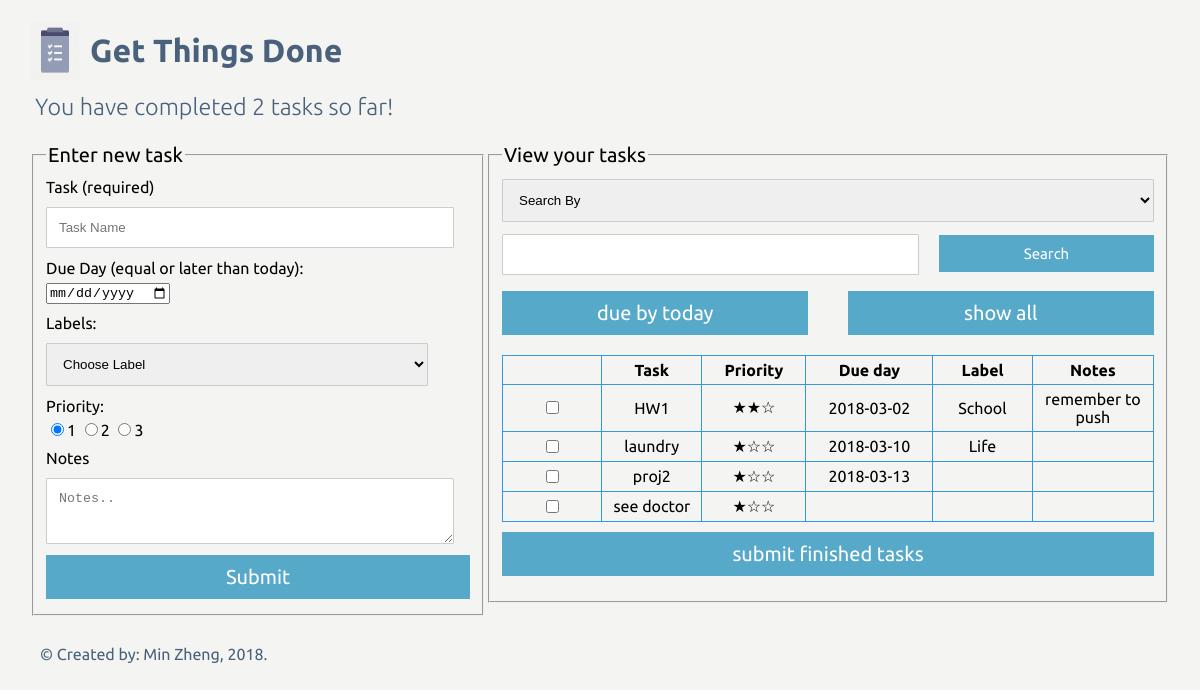
The page / on the database its author committed.
### tables this page shows
CREATE TABLE "todos" (
	`task_id`	INTEGER NOT NULL PRIMARY KEY AUTOINCREMENT UNIQUE,
	`task_name`	TEXT NOT NULL,
	`due_date`	TEXT DEFAULT NULL,
	`label`	TEXT,
	`priority`	INTEGER NOT NULL DEFAULT 1,
	`notes`	TEXT,
	`finish`	INTEGER NOT NULL DEFAULT 0
);

### index.php (the view, shortened to what this page needs)
<?php
$db = new PDO('sqlite:todos.sqlite');
$db->setAttribute(PDO::ATTR_ERRMODE, PDO::ERRMODE_EXCEPTION);
function exe_sql($db, $sql, $params) {
  $query = $db->prepare($sql);
  if ($query and $query->execute($params)) {
    return $query;
  }
  return NULL;
}
function updateTaskNum($db){
  $sql = "SELECT * FROM todos WHERE finish=1;";
  $params = array();
  $records = exe_sql($db, $sql, $params);
  $tasks= $records->fetchAll();
  $task_counts = sizeof($tasks);
  return $task_counts;
}
$do_search = FALSE;
function print_table($records){
  ?>
  <form action="index.php" method="post">
  <table>
    <tr>
      <th></th>
        <th>Task</th>
        <th>Priority</th>
        <th>Due day</th>
        <th>Label</th>
        <th>Notes</th>
    </tr>
    <?php
    foreach($records as $record) {
      print_record_row($record);
    }
    ?>
  </table>
  <input name="submit_completed" id="submit_completed" type="submit" value="submit finished tasks">
  </form>
  <?php
}
function print_record_row($record) {
  ?>
  <tr>
    <td>
      <input name="<?php echo htmlspecialchars($record["task_id"]);?>" type="checkbox"
      >
    </td>
    <td><?php echo htmlspecialchars($record["task_name"]);?></td>
    <td>
      <?php
      $stars = intval( $record["priority"] );
      for ($i = 1; $i <= 3; $i++) {
        if ($i <= $stars) {
          echo "★";
        } else {
          echo "☆";
        }
      }
      ?>
    </td>
    <td><?php
    $date_string = $record["due_date"];
    if (strlen($date_string) == 8) {
      echo substr($date_string, 0, 4)."-".substr($date_string, 4, 2)."-".substr($date_string, 6,2);
    }
     ?></td>
    <td><?php echo htmlspecialchars($record["label"]);?></td>
    <td><?php echo htmlspecialchars($record["notes"]);?></td>
  </tr>
  <?php
}
?>
<!DOCTYPE html>
<html>
<head>
  <link rel="stylesheet" type="text/css" href="style/all.css" media="all" />
</head>
<body>
  <?php include("includes/header.php");
  $task_counts = updateTaskNum($db);
  echo "<div id=\"task_count\"><h3 >You have completed " . htmlspecialchars($task_counts) . " tasks so far! </h3></div>\n";
  ?>
<div id = "span_col">
  <div id="left_col">
    <div>
      <fieldset>
        <legend class="font_size_20"> Enter new task</legend>
        <div class="container">
          <form action="index.php" method="post">
            <div class="row">
              <div class="add_margin">
                <label for="task_name">Task (required)</label>
              </div>
              <div class="add_margin">
                <input id="task_name" type="text" name="task_name" placeholder="Task Name" required/>
              </div>
            </div>
            <div class="row">
              <div class="add_margin">
                <label for="due_date">Due Day (equal or later than today):</label>
              </div>
              <div class="add_margin">
                <?php
                $date_now = date("Y-m-d");
                echo "<input id=\"due_date\" type=\"date\" name=\"due_date\" min=\"".$date_now."\"/>"
                ?>
              </div>
            </div>
            <div class="row">
              <div class="add_margin">
                <label>Labels:</label>
              </div>
              <div class="add_margin">
                <select name="label">
                  <option value="" selected disabled>Choose Label</option>
                </select>
              </div>
            </div>
            <div class="row">
              <div class="add_margin">
                <label>Priority:</label>
              </div>
              <div class="add_margin">
                <input type="radio" name="priority" value="1" checked/>1
                <input type="radio" name="priority" value="2"/>2
                <input type="radio" name="priority" value="3"/>3
              </div>
            </div>
            <div class="row">
              <div class="add_margin">
                <label for="notes">Notes</label>
              </div>
              <div class="add_margin">
                <textarea id="notes" name="notes" placeholder="Notes.."
                style="height:40px"></textarea>
              </div>
            </div>
            <div class="row add_margin">
              <input name="submit_insert" id="submit_button" type="submit" value="Submit">
            </div>
          </form>
          </div>
          </fieldset>
    </div>
      </div>
    <div id="right_col">
        <fieldset>
          <legend id="task_window_legend" class="font_size_20">
            <?php
                echo 'View your tasks';
            ?>
          </legend>
          <form id="searchForm" action="index.php" method="get">
        <select name="field_name" id="select_field">
          <option value="" selected disabled>Search By</option>
        </select>
        <input id="search_textbox" type="text" name="search"/>
        <button id="search_button" type="submit">Search</button>
      </form>
    <?php
    if (isset($_POST["show_all"])) {
      $sql = "SELECT * FROM todos WHERE finish=0;";
      $params = array();
      $records = exe_sql($db, $sql, $params);
      ?>
      <script>
      document.getElementById("task_window_legend").innerHTML="All todos";
      </script>
      <?php
    }
    else{
      $sql = "SELECT * FROM todos WHERE finish=0; ";
      $params = array();
      $records = exe_sql($db, $sql, $params)->fetchAll();
    }
    ?>
          <div class="add_margin">
                <div class = "inline_buttons" id="filter_due">
                  <form action="index.php" method="post">
                  <input name="filter_due"  class="inline_buttons" type="submit" value="due by today">
                  </form>
                </div>
                <div class = "inline_buttons" id="show_all"><form action="index.php" method="post">
                <input name="show_all"
                class="inline_buttons" type="submit" value="show all">
              </form></div>
          <?php
          if (isset($records) and !empty($records)) {
            print_table($records);
          } else {
            echo "<p> No tasks for you!</p>";
          }
      ?>
    </div>
    </fieldset>
    </div>
</div>
<div style="width:100%;">
    <?php include("includes/footer.php");?>
</div>
</body>
</html>

### includes/header.php
<header id="header">
  <img class="img-circle"  src="images/logo.png" alt="logo" />
  <h1 id="title">Get things done</h1>
</header>

### includes/footer.php
<footer>
  <p>
  &copy; <?php
  $thisYear = (int)date('Y');
  echo  'Created by: Min Zheng, '.$thisYear . '.';?>
</p>
</footer>

### style/all.css (style rules this page uses)
html { font-family: Ubuntu; }
body { background-color: #F4F4F3; padding: 0px 30px 0px 30px; }
h1 { color: #49617B; text-transform: capitalize; }
#header { margin-top: 10px; padding-bottom: 0px; }
#task_count { text-align: left; margin: 0px 10px 0px 0px; font-size: 20px; padding-left: 0px; }
h3 { color: #49617B; padding-left: 5px; font-weight: 100; }
header { padding: 1px 0 30px 0; }
header img { float: left; width: 50px; height: 60px; display: block; padding: 10px 10px 10px 0px; overflow: hidden; }
header #title { padding-left: 30px; }
.row:after { content: ""; display: table; clear: both; }
input[type=text], select, textarea { margin-top: 6px; margin-bottom: 6px; float: left; width: 90%; padding: 12px; border: 1px solid #ccc; border-radius: 1px; resize: vertical; }
.add_margin { margin-top: 5px; margin-bottom: 5px; }
#span_col { width: 100%; padding: 0px 0px 0px 0px; display: inline-block; }
#left_col { float: left; width: 40%; }
#right_col { float: right; width: 60%; }
input[type=submit] { background-color: #56A9C9; border: none; color: white; padding: 10px 20px; text-decoration: none; cursor: pointer; font-family: Ubuntu; font-size: 20px; width: 100%; margin-top: 0; }
#select_field { width: 100%; }
#search_textbox { width: 60%; }
#search_button { background-color: #56A9C9; border: none; color: white; padding: 10px 20px; text-decoration: none; cursor: pointer; font-family: Ubuntu; font-size: 15px; width: 33%; margin-top: 7px; float: right; }
.inline_buttons { margin: 10px 0px 10px 0px; width: 47%; display: inline-block; font-size: 15px; }
#filter_due { float: left; }
#show_all { float: right; }
#submit_completed { margin: 10px 0px 10px 0px; }
footer { padding: 10px 10px; padding-bottom: 10px; color: #49617B; display: inline-block; }
.font_size_20 { font-size: 20px; }
table { border-collapse: collapse; width: 100%; }
td, th { border: 1px solid; border-color: #3498db; text-align: center; padding: 5px; width: 10%; }
body { margin: 0 auto; }

### rows shown on the page
todos: task_name "HW1", priority 2 (drawn), due_date "2018", due_date "03", due_date "02", label "School", notes "remember to push"
todos: task_name "laundry", priority 1 (drawn), due_date "2018", due_date "03", due_date "10", label "Life"
todos: task_name "proj2", priority 1 (drawn), due_date "2018", due_date "03", due_date "13"
todos: task_name "see doctor", priority 1 (drawn)

### other values the page prints
$task_counts "2"
